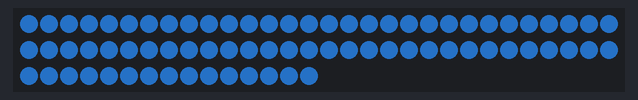
A sketch run on a simulated ESP32. Parts: 75 RGB LEDs in strip order, left to right, continuing on the next row. Dim RGB values are drawn brighter than linear; random numbers use the default seed unless the sketch sets one.

Above: at 0.1 s.
At 20.1 s:
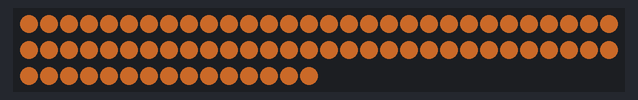
At 30.1 s:
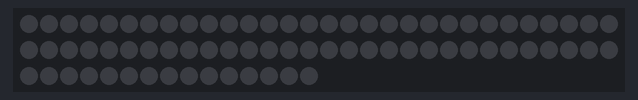

The sketch:

solids.ino
```cpp
#include <Arduino.h>
#include <FastLED.h>
#include <esp_system.h>

// Match thermostat app colors (ui_state.h)
constexpr uint32_t COLOR_COOL_HEX = 0x2776cc;
constexpr uint32_t COLOR_HEAT_HEX = 0xe1752e;

constexpr uint8_t LED_PIN = 33;
constexpr uint16_t LED_COUNT = 75;
constexpr uint8_t LED_BRIGHTNESS = 120;
constexpr uint8_t FRAME_DELAY_MS = 20;
constexpr uint32_t HOLD_MS = 10000;  // 10 seconds per phase

CRGB leds[LED_COUNT];

enum class SolidsPhase {
  Cool,
  OffAfterCool,
  Heat,
  OffAfterHeat,
};

SolidsPhase phase = SolidsPhase::Cool;
uint32_t phase_start_ms = 0;

CRGB colorFromHex(uint32_t hex) {
  return CRGB((hex >> 16) & 0xFF, (hex >> 8) & 0xFF, hex & 0xFF);
}

void fillColor(const CRGB &color) {
  fill_solid(leds, LED_COUNT, color);
  FastLED.show();
}

void setPhase(SolidsPhase next) {
  phase = next;
  phase_start_ms = millis();
  switch (phase) {
    case SolidsPhase::Cool:
      fillColor(colorFromHex(COLOR_COOL_HEX));
      break;
    case SolidsPhase::OffAfterCool:
      fillColor(CRGB::Black);
      break;
    case SolidsPhase::Heat:
      fillColor(colorFromHex(COLOR_HEAT_HEX));
      break;
    case SolidsPhase::OffAfterHeat:
      fillColor(CRGB::Black);
      break;
  }
}

void setup() {
  randomSeed(esp_random());
  FastLED.addLeds<WS2812B, LED_PIN, GRB>(leds, LED_COUNT);
  FastLED.setBrightness(LED_BRIGHTNESS);
  FastLED.setCorrection(TypicalLEDStrip);
  FastLED.clear(true);
  setPhase(SolidsPhase::Cool);
}

void loop() {
  const uint32_t elapsed = millis() - phase_start_ms;
  if (elapsed < HOLD_MS) {
    delay(FRAME_DELAY_MS);
    return;
  }

  switch (phase) {
    case SolidsPhase::Cool:
      setPhase(SolidsPhase::OffAfterCool);
      break;
    case SolidsPhase::OffAfterCool:
      setPhase(SolidsPhase::Heat);
      break;
    case SolidsPhase::Heat:
      setPhase(SolidsPhase::OffAfterHeat);
      break;
    case SolidsPhase::OffAfterHeat:
      setPhase(SolidsPhase::Cool);
      break;
  }
}
```

Measured:
- by itself, everything shown: repeats every 40.0 s, in 4 steps
- what the display in image 1 shows lasts 10.0 s, from 20.0 s to 30.0 s
